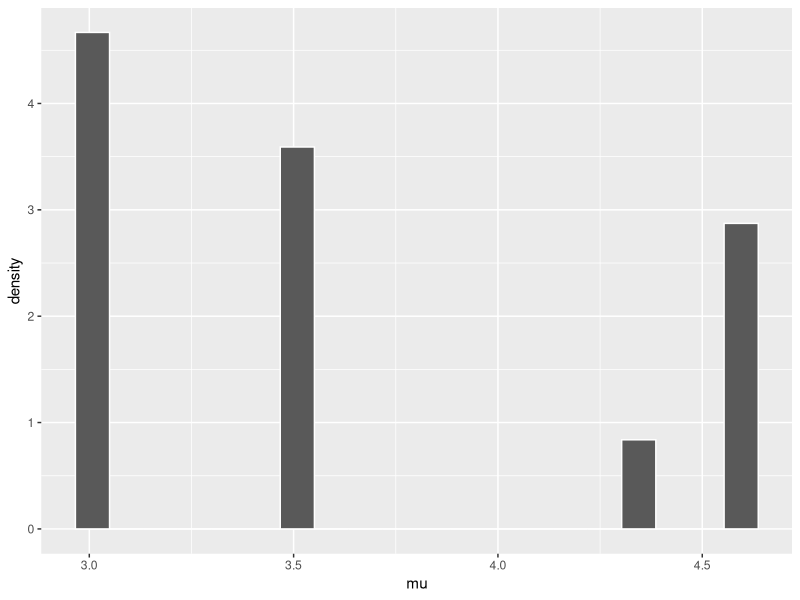

Here is the R script that generated this plot:
# Imports
library(tidyverse)

one_mh_iteration = function(y, std_prop, std_plaus, current){
  # 1. Proposing the next chain location (uniformly at random)
  proposal = rnorm(1, mean=current, std_prop )
  
  # 2. Calculate plausibility
  proposal_plaus = dnorm(proposal, 0, 1) * dnorm(y, proposal, std_plaus)
  current_plaus = dnorm(current, 0, 1) * dnorm(y, current, std_plaus)
  q_proposal = dnorm(proposal, current, std_prop)
  q_current = dnorm(current, proposal, std_prop)
  
  # 3. Running simulation
  alpha = min(1, (proposal_plaus/current_plaus)*(q_current/q_proposal))
  next_stop = sample(c(proposal, current), size = 1, prob = c(alpha, 1-alpha))
  
  return (data.frame(proposal, alpha, next_stop))
}

mh_tour_normal = function(start_pos, y, std_prop, std_plaus, N){
  # 1. Initializing the chain at 3
  current = start_pos
  mu = rep(0, N)
  
  # 2. Simulating N steps
  
  for (i in 1:N){
    sim = one_mh_iteration(y=y, std_prop=std_prop, std_plaus=std_plaus, current=current)
    mu[i] = sim$next_stop
    current = sim$next_stop
  }
  
  return(data.frame(iteration = c(1:N), mu))
}

# Testing the algorithm
set.seed(84735)
mh_simulation_1 = mh_tour_normal(start_pos =3, y = 6.25, std_plaus = 0.75, std_prop=100, N = 100)

# Simulated distribution
ggplot(mh_simulation_1, aes(x = mu)) + 
  geom_histogram(aes(y = ..density..), color = "white", bins = 20)

# Trace plot
#ggplot(mh_simulation_1, aes(x = iteration, y = mu)) + geom_line()

# One-step tests
#one_mh_iteration(y=6.25, std_plaus=0.75, std_prop=0.5, w=3, current=3)

